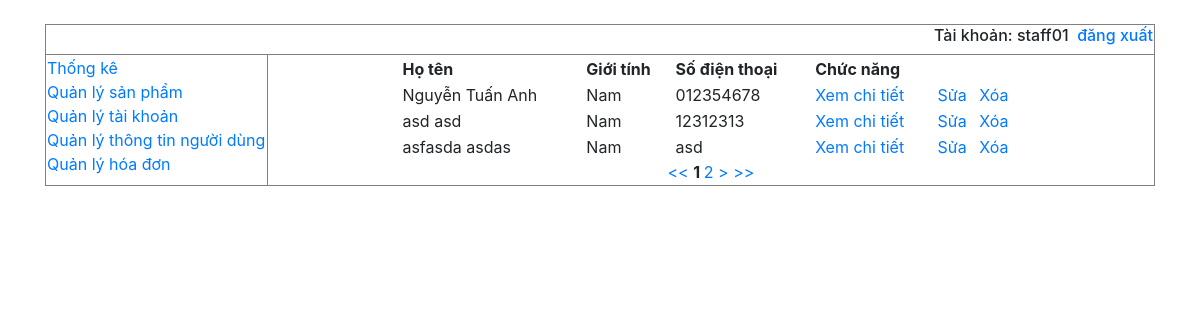
Page /QLDA/Admin/index.php?chucnang=hien_thi_ttu&maquyen=xttu (signed in) on the committed database.
### tables this page shows
CREATE TABLE `thongtinnguoidung` (
  `IDNguoiDung` int(11) NOT NULL,
  `Ho` varchar(50) NOT NULL,
  `Ten` varchar(50) NOT NULL,
  `GioiTinh` tinyint(1) NOT NULL,
  `SDT` varchar(11) NOT NULL,
  `Email` varchar(100) NOT NULL,
  `DiaChi` varchar(500) NOT NULL,
  `TenTK` varchar(20) DEFAULT NULL
);

### QLDA/Admin/HienThi/nguoidung/thongtinnguoidung.php (the view, shortened to what this page needs)
<?php
	$rowsPerPage = 3;
	$offset =($_GET['page']-1)*$rowsPerPage;
	$sql = "SELECT * FROM thongtinnguoidung LIMIT ".$offset.",".$rowsPerPage;
	$result = mysqli_query($conn,$sql);
	echo "<table align='center' width='70%'>";
	echo "	<tr>
				<th>Họ tên</th>
				<th>Giới tính</th>
				<th>Số điện thoại</th>
				<th colspan='3'>Chức năng</th>
			</tr>";
	if(mysqli_num_rows($result)<>0)
	{
		while($rows = mysqli_fetch_array($result))
		{
			$link = "&manguoidung=".$rows['IDNguoiDung'];
			echo '<tr>';
			echo '<td>'.$rows['Ho'].' '.$rows['Ten'].'</td>';
			echo '<td>';
			if($rows['GioiTinh']== 1) echo "Nam"; else echo "Nữ";
			echo '</td>';
			echo '<td>'.$rows['SDT'].'</td>';
			echo '<td><a href="?chucnang=chi_tiet_nguoidung'.$link.'&maquyen=ctttu">Xem chi tiết</a></td>';
			echo '<td><a href="?chucnang=sua_nguoidung'.$link.'&maquyen=sttu">Sửa</a></td>';
			echo '<td><a href="?chucnang=xoa_nguoidung'.$link.'&maquyen=dttu">Xóa</a></td>';
			echo '</tr>';
		}
	}
	echo '</table>';
	$res = mysqli_query($conn,"SELECT * FROM thongtinnguoidung");
	$numRows = mysqli_num_rows($res);
	$maxPage = ceil($numRows/$rowsPerPage);
	echo '<div align="center">';
	$link = "index.php?chucnang=hien_thi_ttu&maquyen=xttu&page=";
	echo "<a href='".$link."1'> << </a> ";
	for ($i=1 ; $i<=$maxPage ; $i++)
	{
		if ($i == $_GET['page'])
		{
			echo '<b> '.$i.' </b> ';
		}
		else
		echo " <a href=".$link.$i.">".$i."</a> ";
	}
	if ($_GET['page'] < $maxPage)
	{
		echo "<a href='".$link.($_GET['page']+1)."'> > </a>";
	}
	echo "<a href=".$link.$maxPage."> >> </a> ";
	echo '</div>';
?>

### rows in the picture
thongtinnguoidung: Ho "Nguyễn", Ten "Tuấn Anh", GioiTinh "Nam", SDT "012354678"
thongtinnguoidung: Ho "asd", Ten "asd", GioiTinh "Nam", SDT "12312313"
thongtinnguoidung: Ho "asfasda", Ten "asdas", GioiTinh "Nam", SDT "asd"

### other values in the picture
$_SESSION['username'] "staff01"
